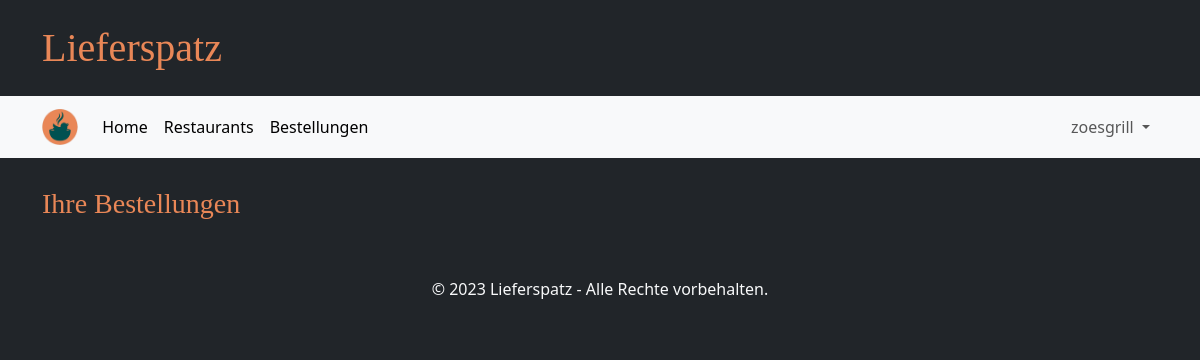
/orders (signed in), run on an earlier commit of the app's database.
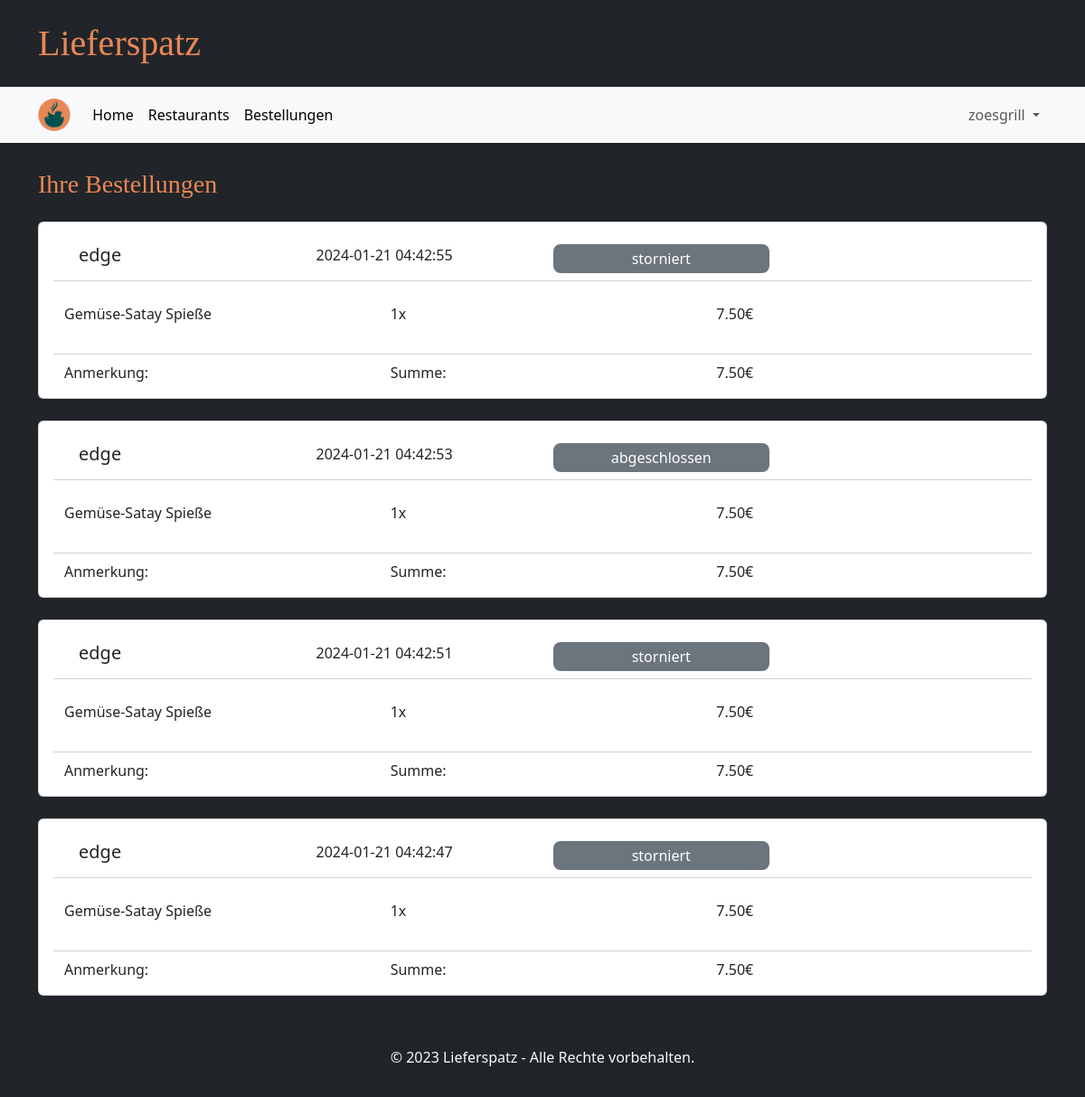
And on a later commit of the database.
### tables this page shows
CREATE TABLE Bestellung(
            KUsername TEXT NOT NULL,
            GUsername TEXT NOT NULL,
            Eingangszeit TEXT NOT NULL,
            Anmerkung TEXT,
            Bestellstatus TEXT NOT NULL CHECK( Bestellstatus IN ('in Bearbeitung','in Zubereitung','storniert','abgeschlossen') )
        );

CREATE TABLE bestellung_beinhaltet(
            Bestellung INTEGER NOT NULL,
            ItemID INTEGER NOT NULL,
            Menge INTEGER NOT NULL,
            FOREIGN KEY(Bestellung) REFERENCES Bestellung(ID)
            FOREIGN KEY(ItemID) REFERENCES Item(ID) ON DELETE CASCADE
        );

CREATE TABLE Item(
            ID INTEGER NOT NULL,
            Restaurant TEXT NOT NULL,
            Name TEXT NOT NULL,
            Kategorie TEXT CHECK(Kategorie IN ('Vorspeise', 'Hauptgericht', 'Dessert', 'Getränk')),
            IBeschreibung TEXT NOT NULL DEFAULT '',
            Preis INTEGER NOT NULL,
            Deaktiviert INTEGER DEFAULT 0 CHECK(Deaktiviert IN (0, 1)),
            PRIMARY KEY (ID),
            FOREIGN KEY (Restaurant) REFERENCES GeschaeftsAccount(username),
            UNIQUE(Restaurant, Name, Kategorie, IBeschreibung, Preis)                   
        );

### main.py (the view, shortened to what this page needs)
@app.route("/orders", methods=["GET", "POST"])
def order_page():
    if "user" in session:
        if "business" in session:
            orders = database.get_orders(session["user"], True)
            return render_template("orders_business.html", orders=orders)
        else:
            orders = database.get_orders(session["user"], False)
            return render_template("orders_customer.html", orders=orders)
    return redirect(url_for("login_customer_page"))

### database.py (called while the page is built)
def getData(sql, params = ()):
    dbcon = sqlite3.connect("instance/db.db")
    cursor = dbcon.cursor()
    cursor.execute(sql, params)
    return cursor

### templates/orders_business.html (shortened to what this page needs)
{% extends "base.html" %}
{% block heading %}Ihre Bestellungen{% endblock %}
{% block content %}
<div class="row g-4 mb-4">
  {% for status in ['in Bearbeitung', 'in Zubereitung', 'abgeschlossen/storniert'] %}
    {% for order in orders %}
      {% if order['orderstatus'] in status %}
        <div class="card">
        <div class="card-body">
          <div class="row card-header bg-transparent mb-4">
            <div class="col-3">
              <h5 class="card-title">{{ order['KUsername'] }}</h5>
            </div>
            <div class="col-3">
              <p class="card-text">{{ order['ordertime'].split('.')[0] }}</p>
            </div>
            <div class="col-3">
              <p class="card-text p-1 text-center rounded-3 text-white bg-{{
                'success' if order['orderstatus'] == 'in Zubereitung' else 'warning' if order['orderstatus'] == 'in Bearbeitung' else 'secondary'
                }}">{{ order['orderstatus'] }}</p>
            </div>
            <div class="col-3">
            </div>
          </div>
            {% for item in order['items'] %}
            <div class="row">
              <p class="card-text col-4">{{ item['name'] }}</p>
              <p class="card-text col-4">{{ item['amount'] }}x</p>
              <p class="card-text col-4">{{ "%.2f" | format(item['price']*item['amount']/100) }}€</p>
            </div>
            <div class="row card-header bg-transparent mb-2"></div>
            {% endfor %}
            <div class="card-text row">
              <div class="col-4">
                Anmerkung: {{ order['comment'] }}
              </div>
              <div class="col-4">Summe: </div>
              <div class="col-4">
                {{ "%.2f" | format(order['sum']/100) }}€
              </div>
            </div>
        </div>
        </div>
      {% endif %}
    {% endfor %}
  {% endfor %}
</div>
{% endblock %}

### templates/base.html (shortened to what this page needs)
<!DOCTYPE html>
<html lang="de">
<head>
    <link rel="stylesheet" href="/static/style.css">
    <link href="{{ url_for('static', filename='bootstrap/css/bootstrap.min.css') }}" rel="stylesheet">
</head>
<body class="bg-dark">
    <div class="container my-4">
        <h1 class="brandfont">Lieferspatz</h1>
    </div>
    <nav class="navbar navbar-expand bg-body-tertiary sticky-top border-bottom border-5 border-dark">
        <div class="container">
          <a class="navbar-brand" href="#">
            <img src="{{ url_for('static', filename='ls_logo.png') }}" alt="..." height="36" />
          </a>
          <div class="collapse navbar-collapse" id="navbarSupportedContent">
            <ul class="navbar-nav me-auto mb-2 mb-lg-0">
              <li class="nav-item">
                <a class="nav-link active" aria-current="page" href="{{ url_for('start_page') }}">Home</a>
              </li>
              <li class="nav-item">
                <a class="nav-link active" aria-current="page" href="{{ url_for('restaurants_page') }}">Restaurants</a>
              </li>
              <li class="nav-item">
                <a class="nav-link active" id="view_orders" aria-current="page" href="{{ url_for('order_page') }}">Bestellungen</a>
              </li>
            </ul>
            <ul class="navbar-nav mb-2 mb-lg-0">
              {% if session['user'] %}
              <li class="nav-item dropdown">
                <a class="nav-link dropdown-toggle" href="#" role="button" data-bs-toggle="dropdown" aria-expanded="false">
                  {{ session['user'] }}
                </a>
              </li>
              {% endif %}
            </ul>
          </div>
        </div>
    </nav>
    <div class="container mt-4">
        <h3 class="brandfont2">{% block heading %}{% endblock %}</h3>
    </div>
    <div class="container text-light px-4 py-3 ">
        {% block content %}{% endblock %}
    </div>
    <footer class="bg-dark text-light text-center py-3">
        <p>&copy; 2023 Lieferspatz - Alle Rechte vorbehalten.</p>
    </footer>
</body>
</html>

### static/style.css (style rules this page uses)
.brandfont { font-family: brandFont; color: #e98757; }
.brandfont2 { font-family: brandFont2; color: #e98757; }
.text-center { text-align: center; }

What changed in the data, as far as the page shows it:
added Bestellung: KUsername "edge", ordertime "2024-01-21 04:42:55", orderstatus "storniert", order "7.50"
added bestellung_beinhaltet: name "Gemüse-Satay Spieße", amount "1", shown under "edge"
now on this page (row unchanged): Item: item['price']*item['amount']/100 "7.50"
added Bestellung: KUsername "edge", ordertime "2024-01-21 04:42:53", orderstatus "abgeschlossen", order "7.50"
added bestellung_beinhaltet: name "Gemüse-Satay Spieße", amount "1", shown under "edge"
added Bestellung: KUsername "edge", ordertime "2024-01-21 04:42:51", orderstatus "storniert", order "7.50"
added bestellung_beinhaltet: name "Gemüse-Satay Spieße", amount "1", shown under "edge"
added Bestellung: KUsername "edge", ordertime "2024-01-21 04:42:47", orderstatus "storniert", order "7.50"
added bestellung_beinhaltet: name "Gemüse-Satay Spieße", amount "1", shown under "edge"
